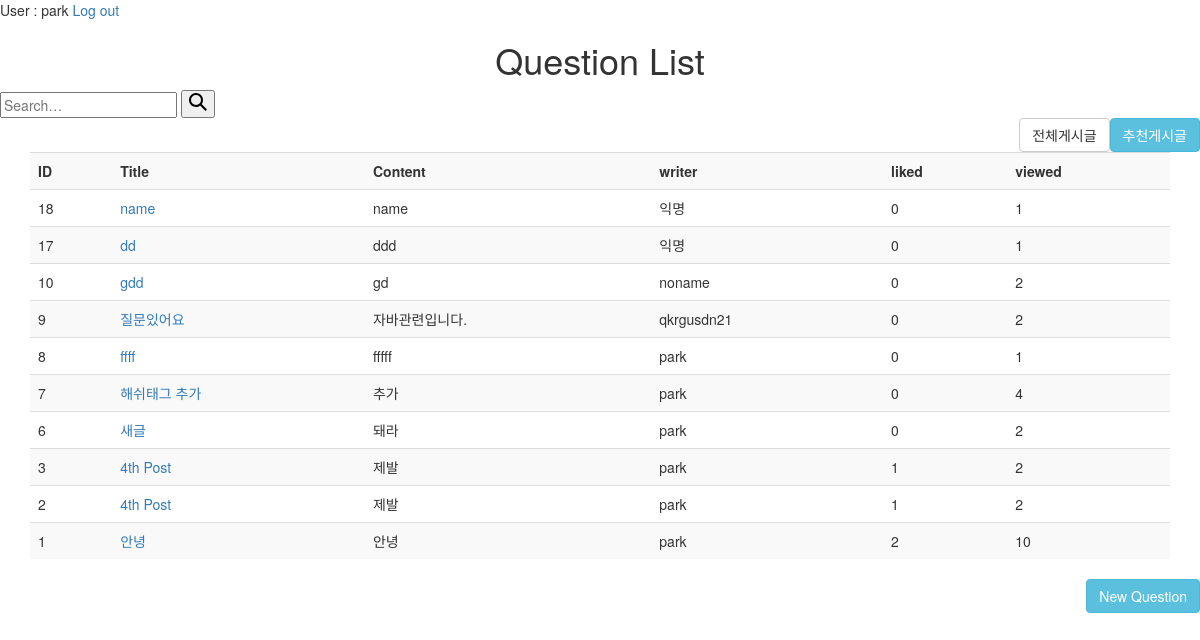
The page / (signed in) on the database its author committed.
### users/models.py (models this page shows)
class CustomUser(AbstractUser):
    objects = CustomUserManager()

class Article(models.Model):
    title = models.CharField(max_length = 100)
    content = models.TextField()
    user = models.ForeignKey(CustomUser, on_delete=models.CASCADE,)
    hits = models.IntegerField(default = 0)
    anonymity = models.BooleanField(default=True)
    @property #get 역할을 한다고 봐도 무방하다.
    def like_count(self):
      return self.like_user_set.count()
    like_user_set = models.ManyToManyField(
        CustomUser,
        null=True,
        blank=True,
        related_name='like_user_set',
        through='Like',
    )
    tags = TaggableManager(
        verbose_name= 'tags',
        help_text= 'A comma-separated list of tags.',
        blank=True,
        through=TaggedPost,
    )
    class Meta:
        ordering = ['-id']

### users/views.py (the view)
# urls.py: 2. Add a URL to urlpatterns:  path('', views.home, name='home')
def home(request):
    articles = Article.objects.all()
    return render(request, 'home.html', {'articles' : articles})

### users/templates/home.html (shortened to what this page needs)
<!DOCTYPE html>
<html lang="en">
<head>
    <link rel="stylesheet" href="https://maxcdn.bootstrapcdn.com/bootstrap/3.3.7/css/bootstrap.min.css">
</head>
<body>
{% load socialaccount %}
{% if user.is_authenticated %}
<p>User : {{ user.username }} <a href="{% url 'logout' %}">Log out</a></p>
{% if tag_name %}
<h1><center>#{{tag_name}} tagged Questions</center></h1>
{% elif recommend %}
<h1><center>Recommend Questions </center></h1>
{% else %}
<h1><center>Question List</center></h1>
{% endif %}
<form id="search"  action="/users/search/" method="get" class="searchbar js-searchbar" autocomplete="off" role="search">
                    <div class="ps-relative">
                        <input name="q" type="text" placeholder="Search…" value="" autocomplete="off" maxlength="240" class="s-input js-search-field ">
                        <button type="submit" aria-label="Search…" class="s-btn s-btn__primary s-btn__icon btn-topbar-primary js-search-submit"><svg aria-hidden="true" class="svg-icon iconSearch" width="18" height="18" viewBox="0 0 18 18"><path d="M18 16.5l-5.14-5.18h-.35a7 7 0 1 0-1.19 1.19v.35L16.5 18l1.5-1.5zM12 7A5 5 0 1 1 2 7a5 5 0 0 1 10 0z"></path></svg></button>
                    </div>
</form>
<a class="btn btn-info pull-right" href = "{% url 'recommend' user.id %}">추천게시글</a>
<a class="btn btn-default pull-right" href = "{% url 'home' %}">전체게시글</a>
  {% if not articles %}
    <br><h2 style="text-align : center">더 많은 질문을 입력할수록 추천 정확도가 높아집니다.</h2>
  {% else %}
    <div class="container">
    <table class="table table-striped">
      <tr>
        <th>ID</th>
        <th>Title </th>
        <th>Content</th>
        <th>writer</th>
        <th>liked</th>
        <th>viewed</th>
      </tr>
      <tr>
      {% for article in articles%}
        <td> {{ article.id }} </td>
        <td> <a href ="{%url 'show_article' article.id %}" >{{ article.title }}</a></td>
        <td> {{ article.content }}</td>
        {% if article.anonymity %}
        <td> 익명 </td>
        {% else %}
        <td> {{ article.user }} </td>
        {% endif %}
        <td> {{ article.like_count }}</td>
        <td> {{ article.hits }}</td>
      </tr>
      {% endfor %}
    </table>
    </div>
  {% endif %}
  <a class="btn btn-info pull-right" href = "{%url 'add_article' %}"> New Question </a>
{% else %}
  <p><a href="{% url 'signup' %}">Sign Up</a></p>
  <p><a href="{% url 'login' %}">Log In </a></p>
  <p><a href="{% provider_login_url 'google' %}">Log In with Gmail</a></p>
{% endif %}
</body>
</html>

### rows shown on the page
CustomUser: username "park"
Article: id "18", title "name", content "name", anonymity "익명", like_count "0", hits "1"
Article: id "17", title "dd", content "ddd", anonymity "익명", like_count "0", hits "1"
Article: id "10", title "gdd", content "gd", user "noname", like_count "0", hits "2"
Article: id "9", title "질문있어요", content "자바관련입니다.", user "qkrgusdn21", like_count "0", hits "2"
Article: id "8", title "ffff", content "fffff", user "park", like_count "0", hits "1"
Article: id "7", title "해쉬태그 추가", content "추가", user "park", like_count "0", hits "4"
Article: id "6", title "새글", content "돼라", user "park", like_count "0", hits "2"
Article: id "3", title "4th Post", content "제발", user "park", like_count "1", hits "2"
Article: id "2", title "4th Post", content "제발", user "park", like_count "1", hits "2"
Article: id "1", title "안녕", content "안녕", user "park", like_count "2", hits "10"
